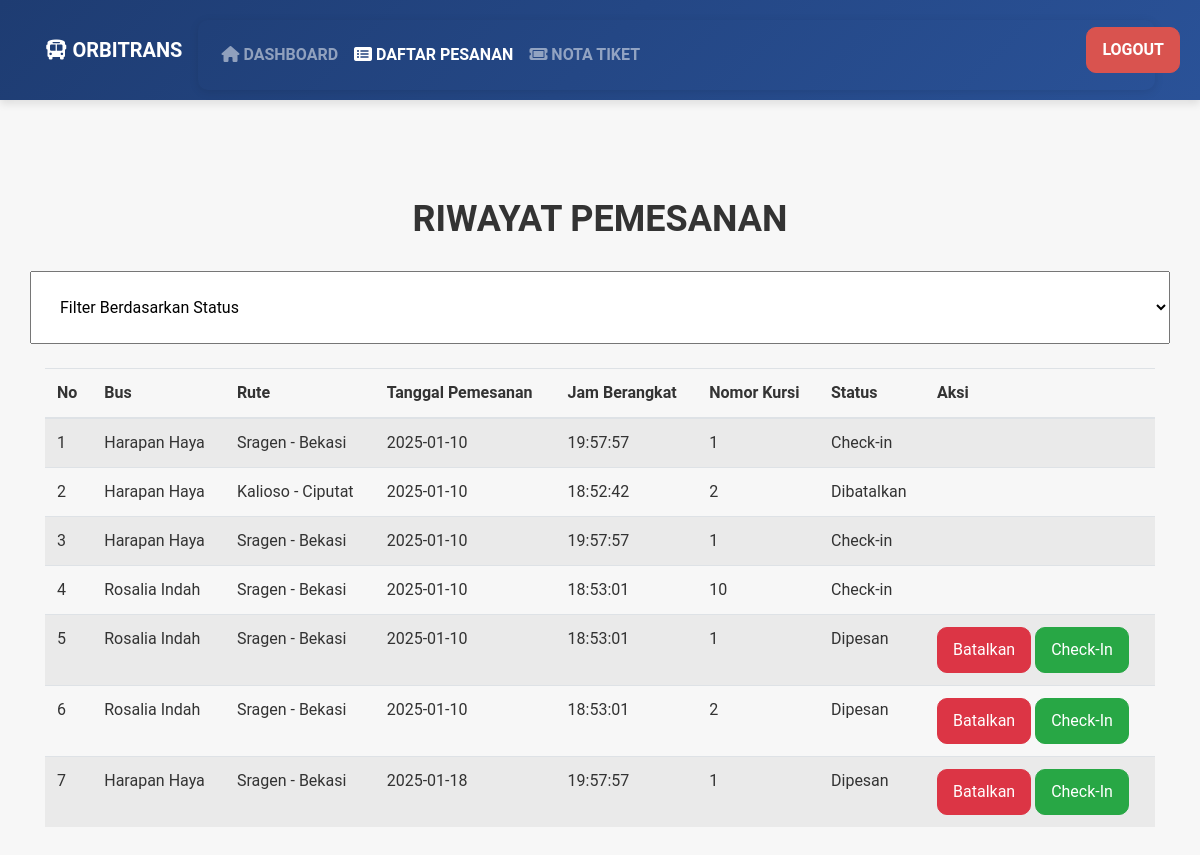
Screenshot of /src/views/passenger/bookings.php (signed in) with the database file from the repository.
### tables this page shows
CREATE TABLE `pemesanan` (
  `pemesanan_id` int NOT NULL,
  `penumpang_id` int DEFAULT NULL,
  `bus_id` int DEFAULT NULL,
  `tanggal_pesan` date DEFAULT NULL,
  `nomor_kursi` int DEFAULT NULL,
  `status_pemesanan` enum('dipesan','dibayar','dibatalkan','kadaluarsa','check-in') DEFAULT NULL
);

CREATE TABLE `bus` (
  `bus_id` int NOT NULL,
  `nama_bus` varchar(100) DEFAULT NULL,
  `terminal_asal` varchar(100) DEFAULT NULL,
  `terminal_tujuan` varchar(100) DEFAULT NULL,
  `kelas` varchar(50) DEFAULT NULL,
  `harga_tiket` decimal(10,2) DEFAULT NULL,
  `jam_berangkat` time DEFAULT NULL,
  `jam_tiba` time DEFAULT NULL,
  `kapasitas` int DEFAULT NULL
);

### src/controllers/BookingController.php (called while the page is built, shortened)
<?php
class BookingController {
    private $conn;
    public function __construct($db) {
        $this->conn = $db;
    }
    public function getBookingsByPassenger($penumpang_id, $status = 'semua') {
        $query = "SELECT
                    b.nama_bus,
                    b.terminal_asal,
                    b.terminal_tujuan,
                    p.tanggal_pesan,
                    b.jam_berangkat,
                    p.nomor_kursi,
                    p.status_pemesanan,
                    p.pemesanan_id
                  FROM pemesanan p
                  JOIN bus b ON p.bus_id = b.bus_id
                  WHERE p.penumpang_id = ?";
        $stmt = $this->conn->prepare($query);
        if ($status !== 'semua') {
            $stmt->bind_param("is", $penumpang_id, $status);
        } else {
            $stmt->bind_param("i", $penumpang_id);
        }
        $stmt->execute();
        return $stmt->get_result();
    }
}

### src/views/passenger/bookings.php (the view, shortened to what this page needs)
<?php
include '../../../config/config.php';
include '../../controllers/BookingController.php';
$bookingController = new BookingController($conn);
$status_filter = isset($_GET['status']) ? $_GET['status'] : 'semua';
$bookings = $bookingController->getBookingsByPassenger($_SESSION['user_id'], $status_filter);
?>
<!DOCTYPE html>
<html lang="en">
<head>
    <link rel="stylesheet" href="../../../public/css/bootstrap.min.css">
    <link rel="stylesheet" href="../../../public/css/style_landing.css">
    <link rel="stylesheet" href="https://cdnjs.cloudflare.com/ajax/libs/font-awesome/6.0.0-beta3/css/all.min.css">
</head>
<body>
    <nav class="navbar navbar-expand-lg navbar-dark bg-dark">
        <div class="container">
            <a class="navbar-brand" href="#">
                <i class="fas fa-bus"></i> OrbiTrans
            </a>
            <div class="collapse navbar-collapse" id="navbarNav">
                <ul class="navbar-nav">
                    <li class="nav-item">
                        <a class="nav-link" href="dashboard.php">
                            <i class="fas fa-home"></i> Dashboard
                        </a>
                    </li>
                    <li class="nav-item">
                        <a class="nav-link active" href="#">
                            <i class="fas fa-list-alt"></i> Daftar Pesanan
                        </a>
                    </li>
                    <li class="nav-item">
                        <a class="nav-link" href="ticket_ready.php">
                            <i class="fas fa-ticket"></i> Nota Tiket
                        </a>
                    </li>
                </ul>
                <a class="btn btn-danger logout-btn" href="logout.php">Logout</a>
            </div>
        </div>
    </nav>
    <div class="container mt-5">
        <h2 class="text-center">Riwayat Pemesanan</h2>
        <div class="row mb-3 mt-4 form-group">
            <select class="form-select card-body" id="status" name="status" onchange="filterBookings()">
                <option selected disabled>Filter Berdasarkan Status</option>
            </select>
        </div>
        <?php if ($bookings->num_rows > 0): ?>
            <table class="table table-striped mt-4">
            <thead>
                <tr>
                    <th>No</th>
                    <th>Bus</th>
                    <th>Rute</th>
                    <th>Tanggal Pemesanan</th>
                    <th>Jam Berangkat</th>
                    <th>Nomor Kursi</th>
                    <th>Status</th>
                    <th>Aksi</th>
                </tr>
            </thead>
            <tbody>
                <?php $i = 1; while ($booking = $bookings->fetch_assoc()): ?>
                    <tr>
                        <td><?php echo $i++; ?></td>
                        <td><?php echo $booking['nama_bus']; ?></td>
                        <td><?php echo $booking['terminal_asal'] . " - " . $booking['terminal_tujuan']; ?></td>
                        <td><?php echo $booking['tanggal_pesan']; ?></td>
                        <td><?php echo $booking['jam_berangkat'];?></td>
                        <td><?php echo $booking['nomor_kursi']; ?></td>
                        <td><?php echo ucfirst($booking['status_pemesanan']); ?></td>
                        <td>
                            <?php if ($booking['status_pemesanan'] == 'dipesan'): ?>
                                <a href="cancel_booking.php?id=<?php echo $booking['pemesanan_id']; ?>" class="btn btn-danger btn-sm">Batalkan</a>
                            <?php endif; ?>
                            <?php if ($booking['status_pemesanan'] == 'dipesan'): ?>
                                <a href="process_checkin.php?id=<?php echo $booking['pemesanan_id']; ?>" class="btn btn-success btn-sm">Check-In</a>
                            <?php endif; ?>
                        </td>
                    </tr>
                <?php endwhile; ?>
            </tbody>
            </table>
        <?php else: ?>
            <p class="text-center">Anda belum memiliki riwayat pemesanan.</p>
        <?php endif; ?>
    </div>
</body>
</html>

### public/css/style_landing.css (style rules this page uses)
body { font-family: 'Roboto', sans-serif; background: #f7f7f7; color: #333; margin: 0; padding: 0; }
.navbar { background: linear-gradient(135deg, #1e3c72, #2a5298); padding: 8px 0; height: 100px; box-shadow: 0 4px 8px rgba(0, 0, 0, 0.1); }
.navbar a { font-weight: 600; text-transform: uppercase; color: #fff; }
.navbar .btn { background-color: #d9534f; border-color: #d9534f; transition: background-color 0.3s, border-color 0.3s; }
.logout-btn { position: absolute; right: 20px; top: 50%; transform: translateY(-50%); }
.container { padding: 50px 15px; }
h2.text-center { font-size: 36px; font-weight: 700; color: #333; text-transform: uppercase; margin-bottom: 30px; }
.form-control, .btn { border-radius: 10px; padding: 10px 15px; font-size: 16px; }
.card-body { padding: 25px; }
.collapse { padding: 15px; border-radius: 10px; margin-top: 10px; font-size: 16px; color: #555; box-shadow: 0 2px 10px rgba(0, 0, 0, 0.1); }
.card-body { position: relative; overflow: hidden; }
.card-body:after { content: ''; position: absolute; top: 0; left: 0; right: 0; bottom: 0; background: linear-gradient(135deg, rgba(255, 255, 255, 0.1), rgba(0, 0, 0, 0.1)); pointer-events: none; opacity: 0; transition: opacity 0.3s ease; }

### rows the page displays
pemesanan: bus.nama_bus "Harapan Haya", bus.terminal_asal "Sragen", bus.terminal_tujuan "Bekasi", tanggal_pesan "2025-01-10", bus.jam_berangkat "19:57:57", nomor_kursi "1", status_pemesanan "Check-in"
pemesanan: bus.nama_bus "Harapan Haya", bus.terminal_asal "Kalioso", bus.terminal_tujuan "Ciputat", tanggal_pesan "2025-01-10", bus.jam_berangkat "18:52:42", nomor_kursi "2", status_pemesanan "Dibatalkan"
pemesanan: bus.nama_bus "Harapan Haya", bus.terminal_asal "Sragen", bus.terminal_tujuan "Bekasi", tanggal_pesan "2025-01-10", bus.jam_berangkat "19:57:57", nomor_kursi "1", status_pemesanan "Check-in"
pemesanan: bus.nama_bus "Rosalia Indah", bus.terminal_asal "Sragen", bus.terminal_tujuan "Bekasi", tanggal_pesan "2025-01-10", bus.jam_berangkat "18:53:01", nomor_kursi "10", status_pemesanan "Check-in"
pemesanan: bus.nama_bus "Rosalia Indah", bus.terminal_asal "Sragen", bus.terminal_tujuan "Bekasi", tanggal_pesan "2025-01-10", bus.jam_berangkat "18:53:01", nomor_kursi "1", status_pemesanan "Dipesan"
pemesanan: bus.nama_bus "Rosalia Indah", bus.terminal_asal "Sragen", bus.terminal_tujuan "Bekasi", tanggal_pesan "2025-01-10", bus.jam_berangkat "18:53:01", nomor_kursi "2", status_pemesanan "Dipesan"
pemesanan: bus.nama_bus "Harapan Haya", bus.terminal_asal "Sragen", bus.terminal_tujuan "Bekasi", tanggal_pesan "2025-01-18", bus.jam_berangkat "19:57:57", nomor_kursi "1", status_pemesanan "Dipesan"
